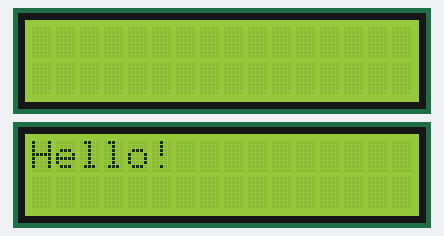
The program below on a simulated Raspberry Pi (header pin numbers). Parts: 2 × 16×2 character LCD.

Above: at 0.1 s.
At 4.8 s:
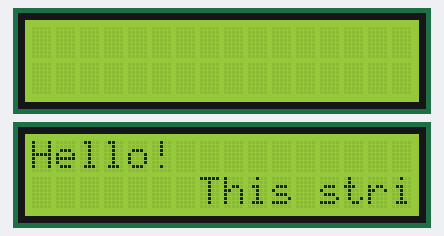
At 9.9 s:
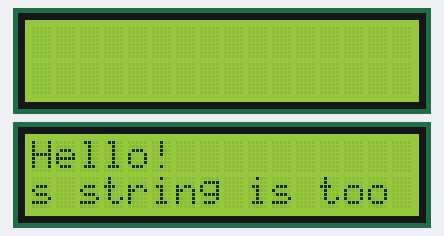
At 19.7 s:
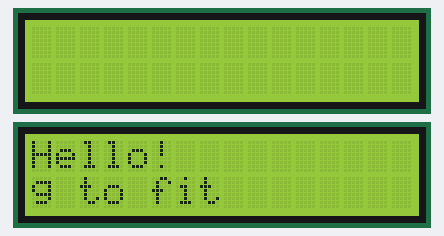
At 29.4 s:
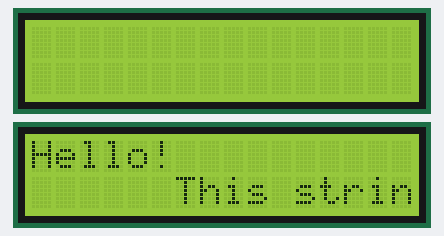
At 39.2 s:
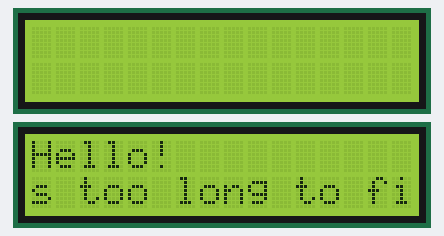

Measured:
- what the display in image 1 shows lasts 0.5 s, from 4.7 s to 5.2 s

The program:

lcd__test2.py
```python
import RPi.GPIO as GPIO
import time
from RPLCD import CharLCD, cleared, cursor
import socket
import fcntl
import struct


GPIO.setwarnings(False)
 ###initialization of Pins using GPIO.BOARD mode
lcd = CharLCD(numbering_mode=GPIO.BOARD, cols=16, rows=2, pin_rs=37, pin_e=35, pins_data=[33, 31, 29, 23])
##lcd.cursor_pos = (0, 1)  ## Positioning the coursor = (ROW,COLUMN)
##lcd.write_string(u'Hello world!') ## This to write to the lcd
##time.sleep(2)
##lcd.clear() ##clear the screen

#### Blinking Text
##while True:
##    lcd.write_string(u"Hello world!")
##    time.sleep(1)
##    lcd.clear()
##    time.sleep(1)


##Print Date & Time
##while True:
##    lcd.write_string("Time: %s" %time.strftime("%H:%M:%S"))
##
##    lcd.cursor_pos = (1, 0)
##    lcd.write_string("Date: %s" %time.strftime("%m/%d/%Y"))
##


#### PRINTING MULTIPLE CUSTOM CHARACTERS
##smiley = (
##    0b00000,
##    0b01010,
##    0b01010,
##    0b00000,
##    0b10001,
##    0b10001,
##    0b01110,
##    0b00000,
##)
##
##omega = (
##    0b00000,
##    0b01110,
##    0b10001,
##    0b10001,
##    0b10001,
##    0b01010,
##    0b11011,
##    0b00000,
##)
##
##pi = (
##    0b00000,
##    0b00000,
##    0b11111,
##    0b01010,
##    0b01010,
##    0b01010,
##    0b10011,
##    0b00000,
##)
##
##mu = (
##    0b00000,
##    0b10010,
##    0b10010,
##    0b10010,
##    0b10010,
##    0b11101,
##    0b10000,
##    0b10000,
##)
##
##drop = (
##    0b00100,
##    0b00100,
##    0b01010,
##    0b01010,
##    0b10001,
##    0b10001,
##    0b10001,
##    0b01110,
##)
##
##temp = (
##    0b00100,
##    0b01010,
##    0b01010,
##    0b01110,
##    0b01110,
##    0b11111,
##    0b11111,
##    0b01110,
##)
##
##lcd.create_char(0, omega)
##lcd.create_char(1, pi)
##lcd.create_char(2, mu)
##lcd.create_char(3, drop)
##lcd.create_char(4, temp)
##lcd.create_char(0, smiley)
##
##
##
##lcd.write_string(chr(0))
##lcd.write_string(chr(1))
##lcd.write_string(chr(2))
##lcd.write_string(chr(3))
##lcd.write_string(chr(4))
##lcd.write_string(chr(5))
## Want to generate urs?? go to https://omerk.github.io/lcdchargen/

### SCROLLING TEXT
framebuffer = [
    'Hello!',
    '',
]

def write_to_lcd(lcd, framebuffer, num_cols):
    """Write the framebuffer out to the specified LCD."""
    lcd.home()
    for row in framebuffer:
        lcd.write_string(row.ljust(num_cols)[:num_cols])
        lcd.write_string('\r\n')

from RPLCD import CharLCD
lcd = CharLCD(numbering_mode=GPIO.BOARD, cols=16, rows=2, pin_rs=37, pin_e=35, pins_data=[33, 31, 29, 23])
write_to_lcd(lcd, framebuffer, 16)

import time
long_string = 'This string is too long to fit'

def loop_string(string, lcd, framebuffer, row, num_cols, delay=0.5): #DELAY= CONTROLS THE SPEED OF SCROLL
##we need to manipulate the framebuffer, write it to the display, sleep for a short while and repeat
    padding = ' ' * num_cols
    s = padding + string + padding
    for i in range(len(s) - num_cols + 1):
        framebuffer[row] = s[i:i+num_cols]
        write_to_lcd(lcd, framebuffer, num_cols)
        time.sleep(delay)

while True:
    loop_string(long_string, lcd, framebuffer, 1, 16)


### when doing several update in a row the display of the lcd get corrupted so we run this
##code to fully clear the screen
##lcd.clear()
##lcd.cursor_pos = (0, lineStartPos(lcdLine1))
##lcd.write_string(str(lcdLine1))
##lcd.cursor_pos = (1, lineStartPos(lcdLine2))
##lcd.write_string(str(lcdLine2))
##lcd.cursor_pos = (2, lineStartPos(lcdLine3))
##lcd.write_string(str(lcdLine3))
##lcd.cursor_pos = (3, 0)
##lcd.write_string("Target:")
##lcd.write_string(str(targetTemp))
##lcd.write_string(chr(223) + " ")
##lcd.write_string("Temp:")
##lcd.write_string(str(currentTemp))
##lcd.write_string(chr(223))
```
